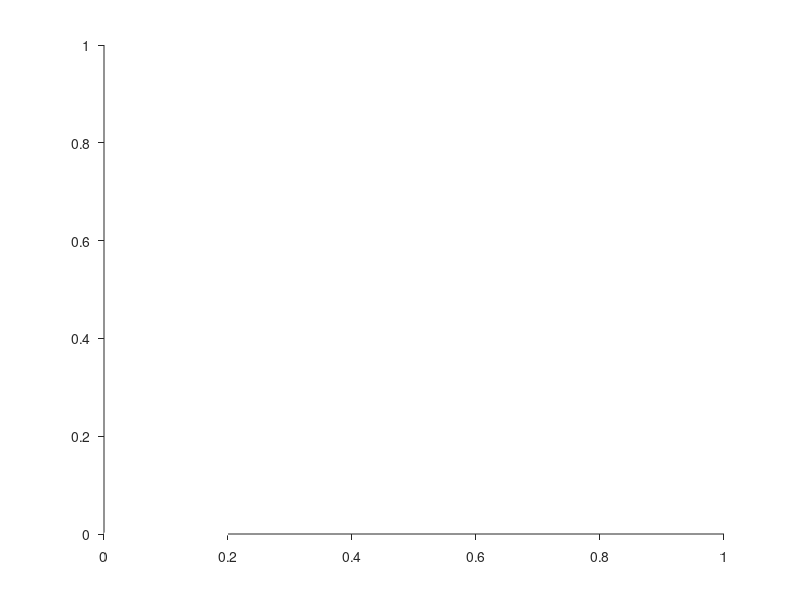

MATLAB code to generate this figure:
function h = tuftify(obj);
%
% h = tuftify([obj=gca]);
%
% "Tuftify" a set of axes, making the X and Y axes not intersect unless
% they intersect at (0, 0), and generally making it more in line with the
% conventions suggested by Edward Tufte (see "The Visual Display of
% Quantitative Information").
%
% ras, 08/2006.
if nargin<1, obj=gca; end

AX = axis;
xtick = get(obj, 'XTick');
ytick = get(obj, 'YTick');
color = get(gcf, 'Color');

set(obj, 'TickDir', 'out', 'Box', 'off');

h(1) = line([AX(1) xtick(2)], [AX(3) AX(3)], 'Color', color, 'LineWidth', 2);
h(2) = line([xtick(end) AX(2)], [AX(3) AX(3)], 'Color', color, 'LineWidth', 2);
h(3) = line([AX(1) AX(1)], [AX(3) ytick(1)], 'Color', color, 'LineWidth', 2);
h(4) = line([AX(1) AX(1)], [ytick(end) AX(4)], 'Color', color, 'LineWidth', 2);

return
